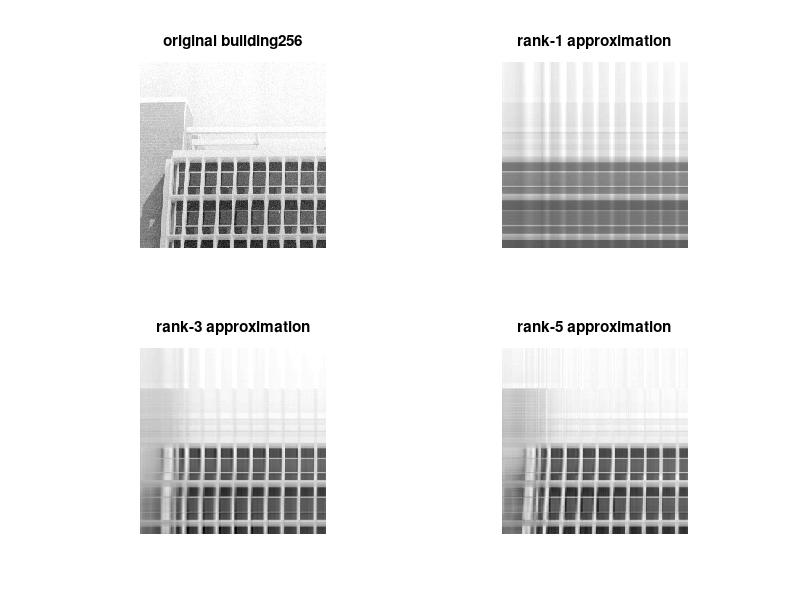

Recreate this plot in MATLAB.
f = load('building256.mat');
f = f.building256;
A = f / 255;

% a
[U, S, V] = svd(A);

% b
A1 = sum(S(:,1)) * U(:,1) * V(:,1)';
A2 = A1 + sum(S(:,2)) * U(:,2) * V(:,2)';
A3 = A2 + sum(S(:,3)) * U(:,3) * V(:,3)';
A4 = A3 + sum(S(:,4)) * U(:,4) * V(:,4)';
A5 = A4 + sum(S(:,5)) * U(:,5) * V(:,5)';

% c
e1 = norm(A1-A, 'fro') / norm(A, 'fro');
e2 = norm(A2-A, 'fro') / norm(A, 'fro');
e3 = norm(A3-A, 'fro') / norm(A, 'fro');
e4 = norm(A4-A, 'fro') / norm(A, 'fro');
e5 = norm(A5-A, 'fro') / norm(A, 'fro');

% d
figure(1)
subplot(221)
imshow(A)
title('original building256')
subplot(222)
imshow(A1) 
title('rank-1 approximation')
subplot(223)
imshow(A3)
title('rank-3 approximation')
subplot(224)
imshow(A5)
title('rank-5 approximation')
